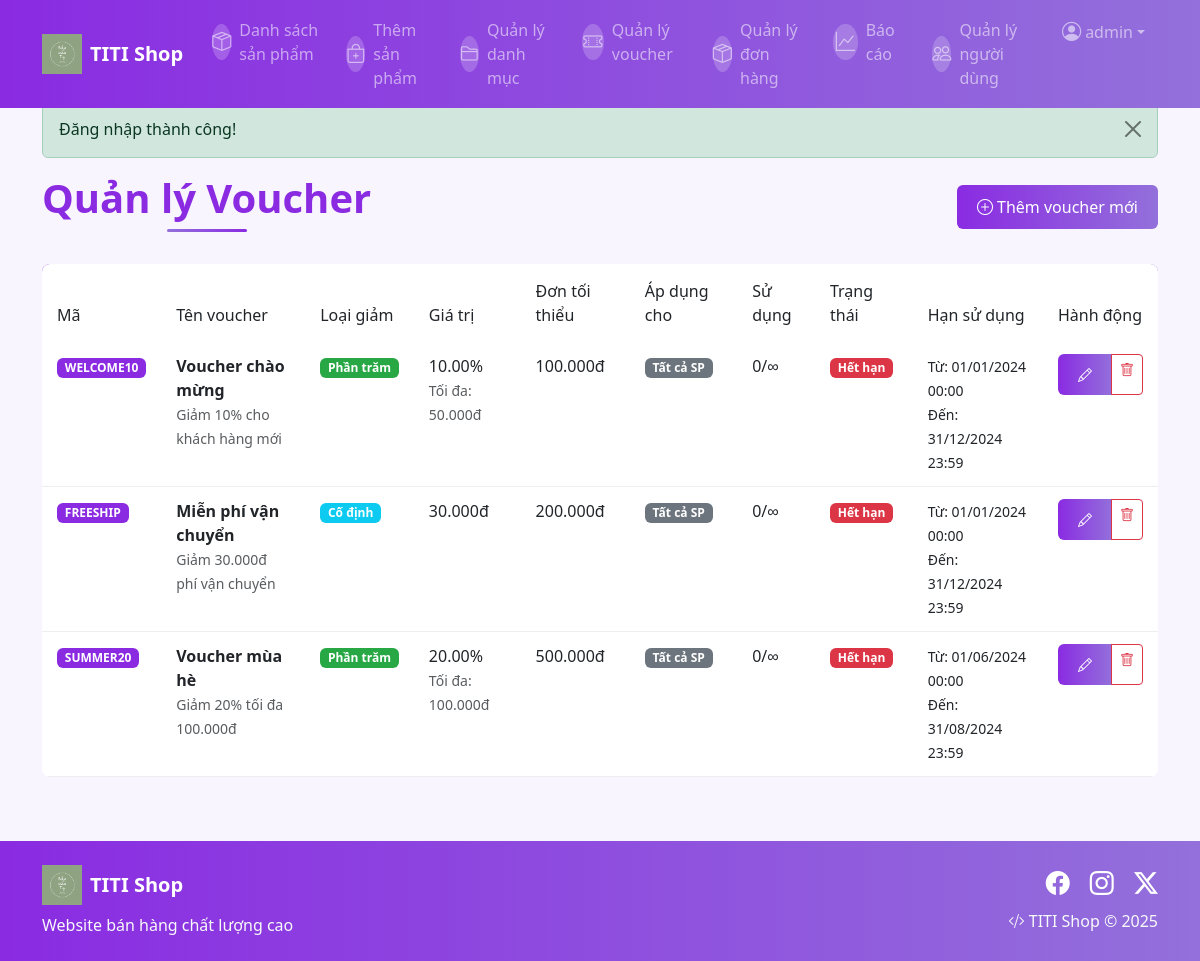
Screenshot of /Voucher/ (signed in) with the database file from the repository.
### tables this page shows
CREATE TABLE vouchers (
    id INT AUTO_INCREMENT PRIMARY KEY,
    code VARCHAR(50) NOT NULL UNIQUE,
    name VARCHAR(255) NOT NULL,
    description TEXT,
    discount_type ENUM('percentage', 'fixed') NOT NULL DEFAULT 'percentage',
    discount_value DECIMAL(10, 2) NOT NULL,
    min_order_amount DECIMAL(10, 2) DEFAULT 0,
    max_discount_amount DECIMAL(10, 2) NULL,
    applies_to ENUM('all_products', 'specific_products', 'specific_categories') NOT NULL DEFAULT 'all_products',
    product_ids JSON NULL,
    category_ids JSON NULL,
    usage_limit INT NULL,
    used_count INT DEFAULT 0,
    start_date DATETIME NOT NULL,
    end_date DATETIME NOT NULL,
    is_active BOOLEAN DEFAULT TRUE,
    created_at TIMESTAMP DEFAULT CURRENT_TIMESTAMP,
    updated_at TIMESTAMP DEFAULT CURRENT_TIMESTAMP ON UPDATE CURRENT_TIMESTAMP
);

### app/controllers/VoucherController.php (called while the page is built, shortened)
<?php
require_once('app/config/database.php');
require_once('app/models/VoucherModel.php');
class VoucherController
{
    private $voucherModel;
    public function __construct()
    {
        $this->db = (new Database())->getConnection();
        $this->voucherModel = new VoucherModel($this->db);
    }
    public function index()
    {
        $vouchers = $this->voucherModel->getVouchers();
        include 'app/views/voucher/list.php';
    }
}
?>

### index.php (called while the page is built, shortened)
<?php
$url = $_GET['url'] ?? '';
$url = rtrim($url, '/');
$url = filter_var($url, FILTER_SANITIZE_URL);
$url = explode('/', $url);
$action = isset($url[1]) && $url[1] != '' ? $url[1] : 'index';
$controller = new $controllerName();
call_user_func_array([$controller, $action], array_slice($url, 2));
?>

### app/config/database.php (called while the page is built, shortened)
<?php
class Database {
    private $host = "localhost";
    private $db_name = "webbanhang";
    private $username = "root";
    private $password = "";
    public function getConnection() {
        $this->conn = null;
        try {            $this->conn = new PDO("mysql:host=" . $this->host . ";dbname=" . $this->db_name,
                                  $this->username,
                                  $this->password);
            $this->conn->exec("set names utf8mb4");
        } catch(PDOException $exception) {
            echo "Connection error: " . $exception->getMessage();
        }
        return $this->conn;
    }
}

### app/models/VoucherModel.php (called while the page is built, shortened)
<?php
class VoucherModel
{
    private $conn;
    private $table_name = "vouchers";
    public function __construct($db)
    {
        $this->conn = $db;
    }
    public function getVouchers()
    {
        $query = "SELECT * FROM " . $this->table_name . " ORDER BY created_at DESC";
        $stmt = $this->conn->prepare($query);
        $stmt->execute();
        $result = $stmt->fetchAll(PDO::FETCH_OBJ);
        return $result;
    }
}
?>

### app/views/voucher/list.php (the view, shortened to what this page needs)
<?php include 'app/views/shares/header.php'; ?>
<div class="d-flex justify-content-between align-items-center mb-4">
    <h1 class="purple-title">Quản lý Voucher</h1>
    <a href="/webbanhang/Voucher/add" class="btn btn-purple">
        <i class="bi bi-plus-circle"></i> Thêm voucher mới
    </a>
</div>
<?php if (empty($vouchers)): ?>
    <div class="alert alert-purple">
        <i class="bi bi-info-circle"></i> Chưa có voucher nào. Hãy thêm voucher mới!
    </div>
<?php else: ?>
    <div class="table-responsive">
        <table class="table purple-table">
            <thead>
                <tr>
                    <th>Mã</th>
                    <th>Tên voucher</th>
                    <th>Loại giảm</th>
                    <th>Giá trị</th>
                    <th>Đơn tối thiểu</th>
                    <th>Áp dụng cho</th>
                    <th>Sử dụng</th>
                    <th>Trạng thái</th>
                    <th>Hạn sử dụng</th>
                    <th>Hành động</th>
                </tr>
            </thead>
            <tbody>
                <?php foreach ($vouchers as $voucher): ?>
                <tr>
                    <td>
                        <span class="badge bg-primary"><?php echo htmlspecialchars($voucher->code, ENT_QUOTES, 'UTF-8'); ?></span>
                    </td>
                    <td>
                        <strong><?php echo htmlspecialchars($voucher->name, ENT_QUOTES, 'UTF-8'); ?></strong>
                        <?php if (!empty($voucher->description)): ?>
                            <br><small class="text-muted"><?php echo htmlspecialchars($voucher->description, ENT_QUOTES, 'UTF-8'); ?></small>
                        <?php endif; ?>
                    </td>
                    <td>
                        <?php if ($voucher->discount_type == 'percentage'): ?>
                            <span class="badge bg-success">Phần trăm</span>
                        <?php else: ?>
                            <span class="badge bg-info">Cố định</span>
                        <?php endif; ?>
                    </td>
                    <td>
                        <?php if ($voucher->discount_type == 'percentage'): ?>
                            <?php echo $voucher->discount_value; ?>%
                            <?php if ($voucher->max_discount_amount): ?>
                                <br><small class="text-muted">Tối đa: <?php echo number_format($voucher->max_discount_amount, 0, ',', '.'); ?>đ</small>
                            <?php endif; ?>
                        <?php else: ?>
                            <?php echo number_format($voucher->discount_value, 0, ',', '.'); ?>đ
                        <?php endif; ?>
                    </td>
                    <td>
                        <?php if ($voucher->min_order_amount > 0): ?>
                            <?php echo number_format($voucher->min_order_amount, 0, ',', '.'); ?>đ
                        <?php else: ?>
                            <span class="text-muted">Không</span>
                        <?php endif; ?>
                    </td>
                    <td>
                        <?php
                        switch($voucher->applies_to) {
                            case 'all_products':
                                echo '<span class="badge bg-secondary">Tất cả SP</span>';
                                break;
                        }
                        ?>
                    </td>
                    <td>
                        <?php if ($voucher->usage_limit): ?>
                            <?php echo $voucher->used_count; ?>/<?php echo $voucher->usage_limit; ?>
                        <?php else: ?>
                            <?php echo $voucher->used_count; ?>/∞
                        <?php endif; ?>
                    </td>
                    <td>
                        <?php
                        $now = date('Y-m-d H:i:s');
                        if (!$voucher->is_active) {
                            echo '<span class="badge bg-danger">Tắt</span>';
                        } elseif ($now < $voucher->start_date) {
                            echo '<span class="badge bg-warning">Chưa bắt đầu</span>';
                        } elseif ($now > $voucher->end_date) {
                            echo '<span class="badge bg-danger">Hết hạn</span>';
                        } else {
                            echo '<span class="badge bg-success">Đang hoạt động</span>';
                        }
                        ?>
                    </td>
                    <td>
                        <small>
                            Từ: <?php echo date('d/m/Y H:i', strtotime($voucher->start_date)); ?><br>
                            Đến: <?php echo date('d/m/Y H:i', strtotime($voucher->end_date)); ?>
                        </small>
                    </td>
                    <td>
                        <div class="btn-group" role="group">
                            <a href="/webbanhang/Voucher/edit/<?php echo $voucher->id; ?>"
                               class="btn btn-purple btn-sm">
                                <i class="bi bi-pencil"></i>
                            </a>
                            <a href="/webbanhang/Voucher/delete/<?php echo $voucher->id; ?>"
                               onclick="return confirm('Bạn có chắc chắn muốn xóa voucher này?');"
                               class="btn btn-outline-danger btn-sm">
                                <i class="bi bi-trash"></i>
                            </a>
                        </div>
                    </td>
                </tr>
                <?php endforeach; ?>
            </tbody>
        </table>
    </div>
<?php endif; ?>
<?php include 'app/views/shares/footer.php'; ?>

### public/css/purple-theme.css (style rules this page uses)
:root { --purple-primary: #8a2be2; --purple-secondary: #9370db; --purple-light: #e6e0ff; --purple-hover: #7026b9; --purple-focus: rgba(138, 43, 226, 0.25); }
body { background-color: #f8f5ff; font-family: 'Segoe UI', Tahoma, Geneva, Verdana, sans-serif; }
.purple-title { color: var(--purple-primary); font-weight: 600; position: relative; padding-bottom: 10px; }
.purple-title:after { content: ''; position: absolute; bottom: 0; left: 50%; transform: translateX(-50%); width: 80px; height: 3px; background: linear-gradient(to right, var(--purple-secondary), var(--purple-primary)); border-radius: 3px; }
.btn-purple { background: linear-gradient(to right, var(--purple-primary), var(--purple-secondary)); border: none; color: white; font-weight: 500; padding: 10px 20px; border-radius: 6px; transition: all 0.3s ease; }
.purple-table { border-radius: 8px; overflow: hidden; border-collapse: separate; border-spacing: 0; }
.purple-table thead { background: linear-gradient(to right, var(--purple-primary), var(--purple-secondary)); color: white; }
.purple-table th { padding: 15px; font-weight: 500; border: none; }
.purple-table td { padding: 12px 15px; border-top: none; border-bottom: 1px solid #eee; transition: all 0.2s ease; }
.badge.bg-success { background-color: #28a745 !important; }
.badge.bg-primary { background-color: var(--purple-primary) !important; }

### app/views/shares/header.php (style rules this page uses)
body { padding-top: 76px; }

### rows the page displays
vouchers: code "WELCOME10", name "Voucher chào mừng", description "Giảm 10% cho khách hàng mới", discount_type "Phần trăm", discount_value "10.00", max_discount_amount "50.000", min_order_amount "100.000", applies_to "Tất cả SP", used_count "0", is_active "Hết hạn", start_date "01/01/2024 00:00", end_date "31/12/2024 23:59"
vouchers: code "FREESHIP", name "Miễn phí vận chuyển", description "Giảm 30.000đ phí vận chuyển", discount_type "Cố định", discount_value "30.000", min_order_amount "200.000", applies_to "Tất cả SP", used_count "0", is_active "Hết hạn", start_date "01/01/2024 00:00", end_date "31/12/2024 23:59"
vouchers: code "SUMMER20", name "Voucher mùa hè", description "Giảm 20% tối đa 100.000đ", discount_type "Phần trăm", discount_value "20.00", max_discount_amount "100.000", min_order_amount "500.000", applies_to "Tất cả SP", used_count "0", is_active "Hết hạn", start_date "01/06/2024 00:00", end_date "31/08/2024 23:59"

### other values shown
SessionHelper::get('username') "admin"
SessionHelper::getFlash('success') "Đăng nhập thành công!"
